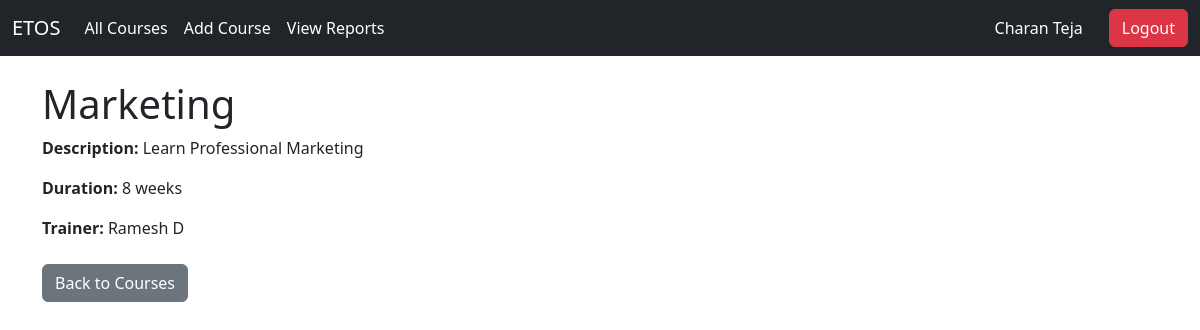
The page /employee/course/1/ (signed in) on the database its author committed.
### admin_app/models.py (models this page shows, shortened)
class Course(models.Model):
    name = models.CharField(max_length=100)
    description = models.TextField()
    duration = models.PositiveIntegerField()  # Duration in hours
    trainer = models.ForeignKey(User, on_delete=models.SET_NULL, null=True)  # Trainer linked to User
    status = models.BooleanField(default=True)  # Active/Inactive status

### employee/views.py (the view)
# urls.py: path('course/<int:course_id>/', views.course_detail, name='course_detail'),
@login_required
def course_detail(request, course_id):  # Ensure this accepts course_id
    Course = apps.get_model('admin_app', 'Course')
    course = get_object_or_404(Course, id=course_id)  # Fetch the specific course by ID
    return render(request, 'employee/course_details.html', {'course': course})

### templates/employee/course_details.html (shortened to what this page needs)
<!DOCTYPE html>
<html lang="en">
<head>
    <link href="https://cdn.jsdelivr.net/npm/bootstrap@5.3.3/dist/css/bootstrap.min.css" rel="stylesheet">
</head>
<body>
    {% include 'employee/employee_navbar.html' %}
    <div class="container mt-4">
        <h1>{{ course.name }}</h1>
        <p><strong>Description:</strong> {{ course.description }}</p>
        <p><strong>Duration:</strong> {{ course.duration }} weeks</p>
        <p><strong>Trainer:</strong> {{ course.trainer.get_full_name }}</p>
        <div class="mt-4">
            <a href="{% url 'employee:course_list' %}" class="btn btn-secondary">Back to Courses</a>
        </div>
    </div>
</body>
</html>

### templates/employee/employee_navbar.html (shortened to what this page needs)
<!DOCTYPE>
<html lang="en">
<head>
    <link href="https://cdn.jsdelivr.net/npm/bootstrap@5.3.3/dist/css/bootstrap.min.css" rel="stylesheet">
</head>
<body>
  <nav  class="navbar navbar-expand-lg navbar-dark bg-dark">
    <div class="container-fluid">
      <a class="navbar-brand text-white" href="{% url 'employee:homepage_employee' %}">ETOS</a>
      <div class="collapse navbar-collapse" id="navbarSupportedContent">
        <ul class="navbar-nav me-auto mb-2 mb-lg-0">
          <li class="nav-item">
    <a class="nav-link active text-white" aria-current="page" href="{% url 'employee:course_list' %}">All Courses</a>
</li>
<li class="nav-item">
    <a class="nav-link text-white" href="{% url 'employee:add_course_to_employee' %}">Add Course</a>
</li>
<li class="nav-item">
    <a class="nav-link text-white" href="#">View Reports</a>
</li>
        </ul>
        <div class="d-flex align-items-center">
          <a class="nav-link text-white me-3" href="{% url 'employee:profile_page' %}">{{ user.first_name }}</a>
          {% if user.is_authenticated %}
            <a class="btn btn-danger btn-custom" href="{% url 'admin_app:log_out' %}">Logout</a>
          {% else %}
            <a class="btn btn-primary btn-custom" href="{% url 'admin_app:user_login' %}">Login</a>
            <a class="btn btn-primary btn-custom" href="{% url 'admin_app:register' %}">Register</a>
          {% endif %}
        </div>
      </div>
    </div>
  </nav>
</body>
</html>

### templates/employee/employee_navbar.html (style rules this page uses)
.navbar { margin-bottom: 20px; }
.btn-custom { margin-left: 10px; }

### rows shown on the page
Course: name "Marketing", description "Learn Professional Marketing", duration "8", trainer.get_full_name "Ramesh D"

### other values the page prints
{{ user.first_name }} "Charan Teja"
